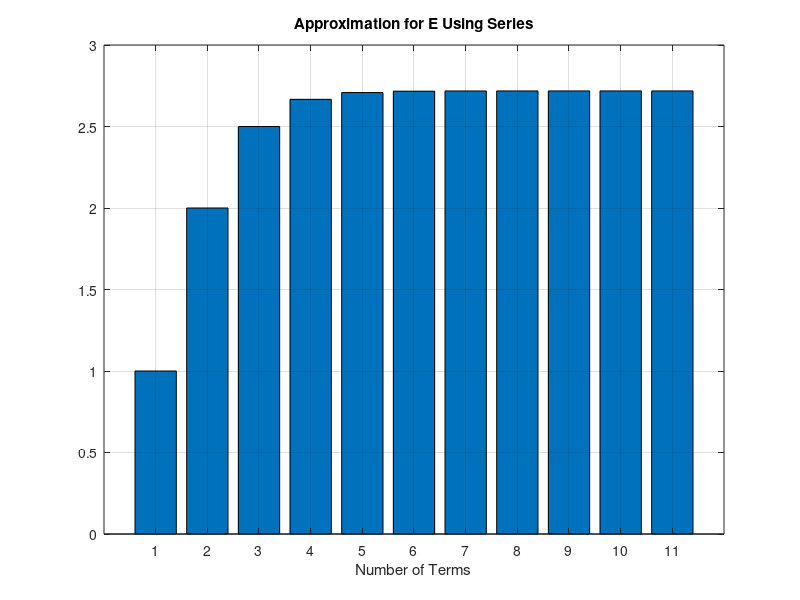

Reproduce this figure in MATLAB.
% esther shore
% egr-101
% homework 7, question 3

clc; close all; clear;

N = 10;
my_e = 0; % initialize sum
% initialize vector to hold values after each term is added
values = zeros(1,length(N));

for n = 0:N % for each value of n in range 0 to N
    my_e = my_e + 1/factorial(n); % add term to my_e
    values(n+1) = my_e; % add value of my_e to values
end

% create bar graph
bar(values)
grid on
xlabel('Number of Terms')
title('Approximation for E Using Series')

savefig('hmwk7Q3.fig')

my_e;
% MATLAB's value for e = exp(1) = 2.7183...
matlab_e = exp(1);
% my_e is approximately equal to exp(1)

% one-line command using vectorization
sum_e = sum(1./factorial(0:N));
% my_e is approximately equal to sum(1./factorial(0:N)) = 2.7183...